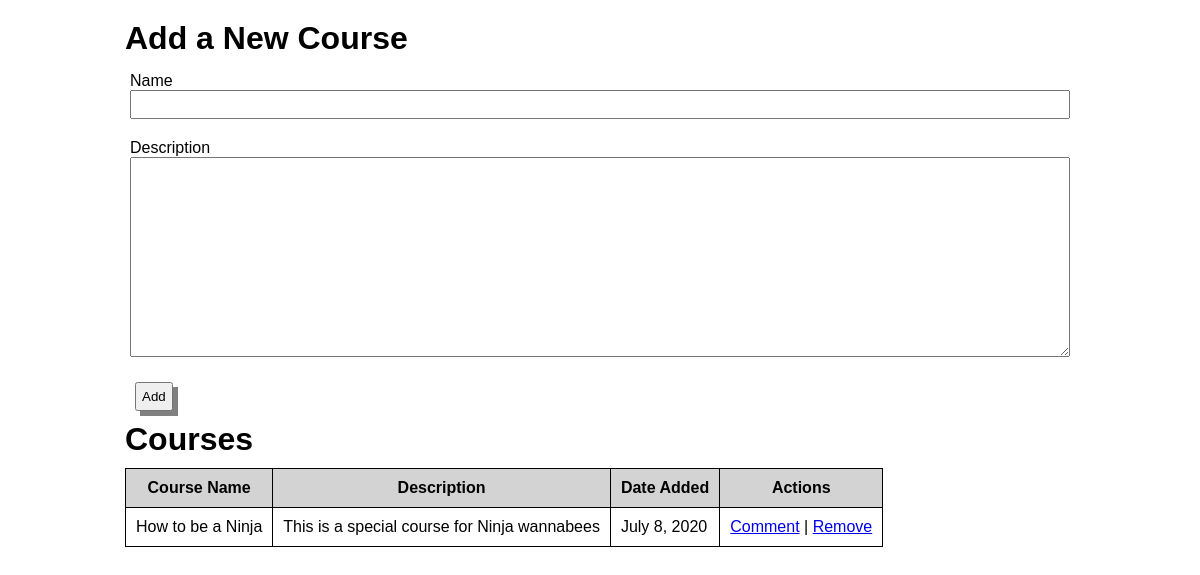
The app's page /, older data.
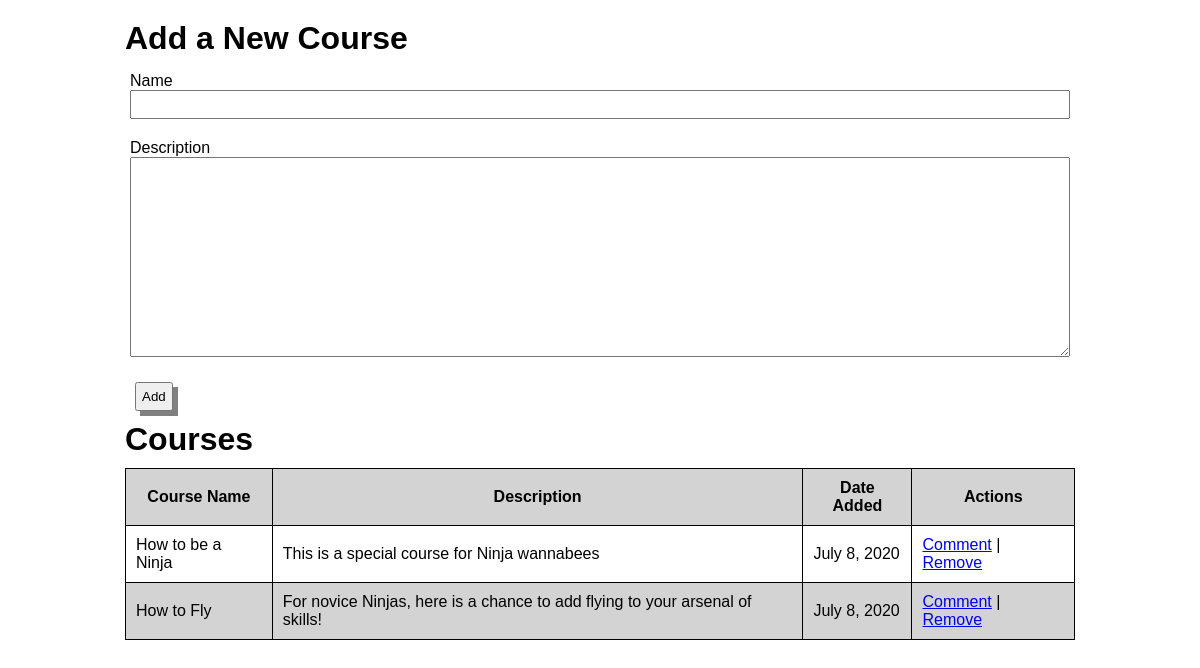
The same page, newer data.
### courses_app/models.py (models this page shows, shortened)
class Course(models.Model):
    name = models.CharField(max_length=255)
    desc = models.OneToOneField(
        Description,
        on_delete=models.CASCADE,
        primary_key=False,
    )
    created_at = models.DateTimeField(auto_now_add = True)
    updated_at = models.DateTimeField(auto_now = True)
    objects = CourseManager()

class Description(models.Model):
    desc = models.TextField()
    objects = DescriptionManager()

### courses_app/views.py (the view)
# urls.py: path('',views.index),
def index(request):
    context = {
        "courses": Course.objects.all(),
    }
    return render(request,'courses.html', context)

### courses_app/templates/courses.html (shortened to what this page needs)
<!DOCTYPE html>
<html lang="en">
<head>
    {% load static %}
    <link rel="stylesheet" href="{% static 'style.css' %}">
</head>
<body>
    <div class="container">
        <h1>Add a New Course</h1>
        <form action="create" method="POST">
            <p>
                <span>
                    <label for="course-name">Name</label>
                    <input type="text" name="name" id="course-name">
                </span>
            </p>
            <p>
                <span>
                    <label for="course-description">Description</label>
                    <textarea name="desc" id="course-description"></textarea>
                </span>
            </p>
            <div><button>Add</button></div>
        </form>
        <h1>Courses</h1>
        <table>
            <tr>
                <th>Course Name</th>
                <th>Description</th>
                <th>Date Added</th>
                <th>Actions</th>
            </tr>
            {% for course in courses %}
                <tr>
                    <td>{{ course.name }}</td>
                    <td>{% if course.desc.desc %} {{ course.desc.desc }} {% endif %}</td>
                    <td>{{ course.created_at|date:"F j, Y" }}</td>
                    <td>
                        <ul class="actions">
                            <li><a href="courses/{{ course.id }}/comments">Comment</a></li>
                            <li><a href="courses/destroy/{{ course.id }}">Remove</a></li>
                        </ul>
                    </td>
                </tr>
            {% endfor %}
        </table>
        <br>
    </div>
</body>
</html>

Row changes from the older to the newer data that the page shows:
added Course: name "How to Fly", desc.desc "For novice Ninjas, here is a chance to add flying to your arsenal of skills!", created_at "July 8, 2020"
